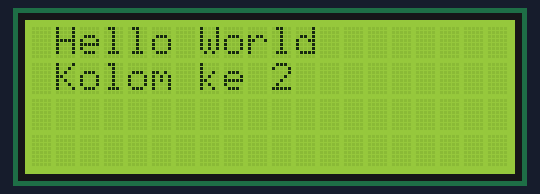
A sketch run on a simulated Arduino Uno, built with avr-gcc and run on an emulated ATmega328P. Parts: 20×4 character LCD.

Above: at 0.2 s.
At 4.9 s:
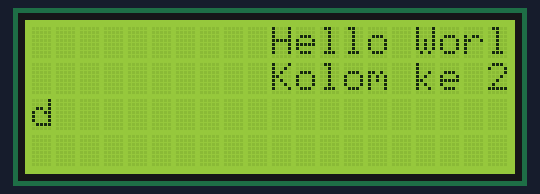
At 9.6 s:
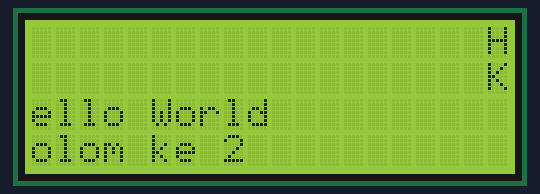
At 19.5 s:
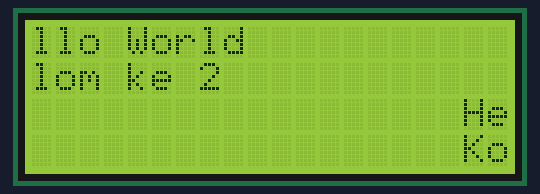
At 29.4 s:
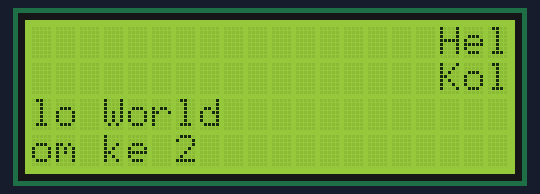
At 39.3 s:
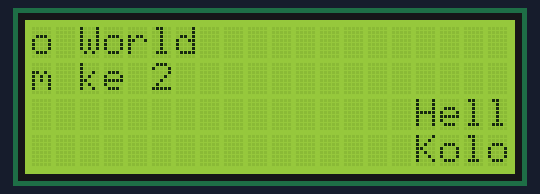

Measured:
- what the display in image 1 shows lasts 0.6 s, from 4.8 s to 5.4 s

The sketch:

LCD_COBA.ino
```cpp
#include <Wire.h>
#include <LiquidCrystal_I2C.h>
LiquidCrystal_I2C lcd(0x3F,20,4);
//LiquidCrystal_I2C lcd(0x27,20,4);
void setup()
{
 lcd.init();
 lcd.init();
 lcd.backlight();
}
void loop()
{
 lcd.setCursor(0,0);
 lcd.print("Hello World");
 lcd.setCursor(0,1);
 lcd.print("Kolom ke 2");
 lcd.scrollDisplayRight();
 delay(500);
 //lcd.scrollDisplayLeft();
 //delay(500);
}
```
